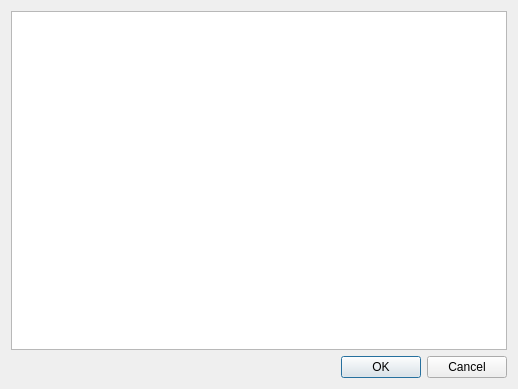
<?xml version="1.0" encoding="UTF-8"?>
<ui version="4.0">
 <class>UserDataEdit</class>
 <widget class="QDialog" name="UserDataEdit">
  <property name="geometry">
   <rect>
    <x>0</x>
    <y>0</y>
    <width>518</width>
    <height>389</height>
   </rect>
  </property>
  <property name="windowTitle">
   <string>User data editing</string>
  </property>
  <layout class="QGridLayout" name="gridLayout">
   <item row="0" column="0">
    <widget class="QPlainTextEdit" name="currentText"/>
   </item>
   <item row="1" column="0">
    <widget class="QDialogButtonBox" name="buttonBox">
     <property name="orientation">
      <enum>Qt::Horizontal</enum>
     </property>
     <property name="standardButtons">
      <set>QDialogButtonBox::Cancel|QDialogButtonBox::Ok</set>
     </property>
    </widget>
   </item>
  </layout>
 </widget>
 <resources/>
 <connections/>
</ui>
